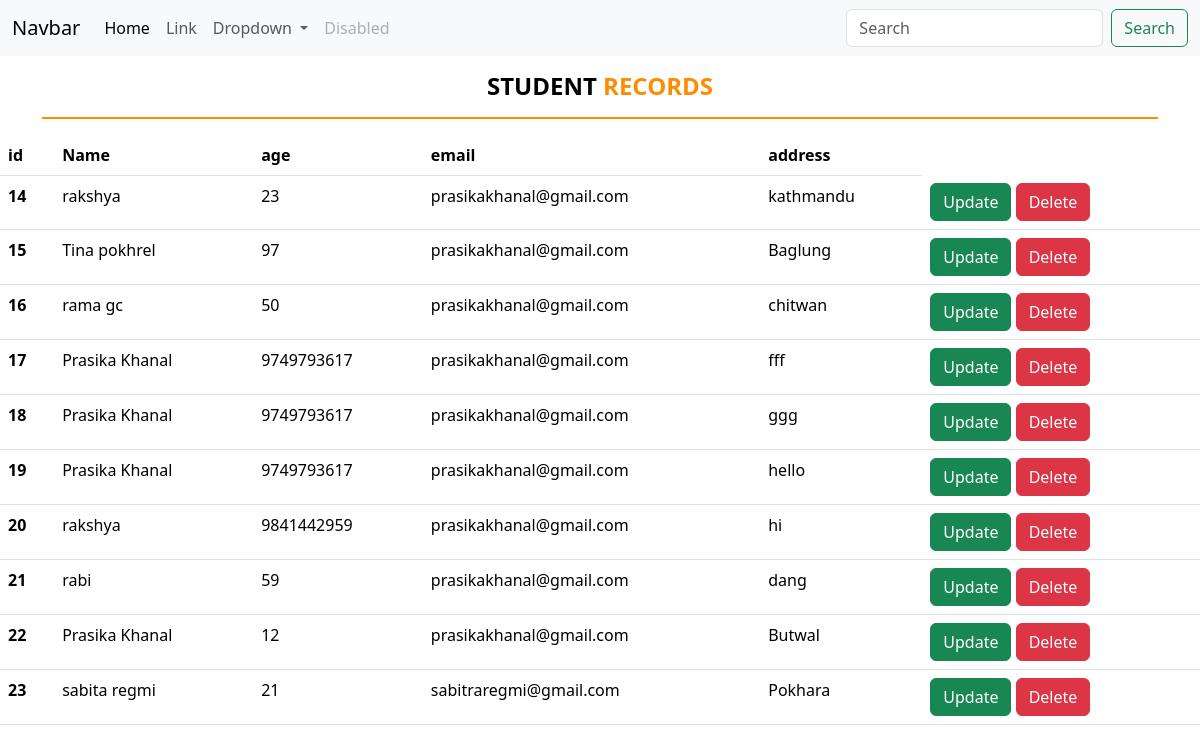
The page / on the database its author committed.
### crud_app/models.py (models this page shows)
class Student(models.Model):
    name=models.CharField(max_length=20)
    age=models.IntegerField()
    email=models.EmailField()
    address=models.TextField()
    isdelete = models. BooleanField (default = False)

### crud_app/views.py (the view)
# urls.py: path("",views.show,name='home'),
def show(request):
    data=Student.objects.filter (isdelete = False)
    return render(request,'home.html',{'a':data})

### crud_app/templates/home.html (shortened to what this page needs)
<!DOCTYPE html>
{% load static %}
<html lang="en">
<head>
    <link href="https://cdn.jsdelivr.net/npm/bootstrap@5.3.8/dist/css/bootstrap.min.css" rel="stylesheet">
    <link rel="stylesheet" href="https://cdnjs.cloudflare.com/ajax/libs/font-awesome/7.0.1/css/all.min.css" />
</head>
<body>
    <nav class="navbar navbar-expand-lg bg-body-tertiary">
  <div class="container-fluid">
    <a class="navbar-brand" href="#">Navbar</a>
    <div class="collapse navbar-collapse" id="navbarSupportedContent">
      <ul class="navbar-nav me-auto mb-2 mb-lg-0">
        <li class="nav-item">
          <a class="nav-link active" aria-current="page" href="#">Home</a>
        </li>
        <li class="nav-item">
          <a class="nav-link" href="#">Link</a>
        </li>
        <li class="nav-item dropdown">
          <a class="nav-link dropdown-toggle" href="#" role="button" data-bs-toggle="dropdown" aria-expanded="false">
            Dropdown
          </a>
        </li>
        <li class="nav-item">
          <a class="nav-link disabled" aria-disabled="true">Disabled</a>
        </li>
      </ul>
      <form class="d-flex" role="search">
        <input class="form-control me-2" type="search" placeholder="Search" aria-label="Search"/>
        <button class="btn btn-outline-success" type="submit">Search</button>
      </form>
    </div>
  </div>
    </nav>
    <div class="container mt-3">
    <h4 style="color: #FF8C00;" class="fw-bold text-center">
        <span style="color: black;">STUDENT</span> RECORDS
    </h4>
    <hr style="border-top: 2px solid #FF8C00; opacity: 1;">
</div>
    <table class="table">
  <thead>
    <tr>
      <th scope="col">id</th>
      <th scope="col">Name</th>
      <th scope="col">age</th>
      <th scope="col">email</th>
      <th scope="col">address</th>
   </tr>
  </thead>
  <tbody>
    {% for i in a %}
    <tr>
      <th scope="row">{{i.id}}</th>
      <td>{{i.name}}</td>
      <td>{{i.age}}</td>
      <td>{{i.email}}</td>
      <td>{{i.address}}</td>
      <td>
      <a href="{% url 'edit' i.id %}" class="btn btn-success">Update</a>
       <a href="{% url 'delete_data' i.id %}" class="btn btn-danger" onclick="return confirm('Are you sure you want to delete this record?');">Delete</a>
       </td>
    </tr>
    {% endfor %}
  </tbody>
</table>
</body>
</html>

### rows shown on the page
Student: id "14", name "rakshya", age "23", email "prasikakhanal@gmail.com", address "kathmandu"
Student: id "15", name "Tina pokhrel", age "97", email "prasikakhanal@gmail.com", address "Baglung"
Student: id "16", name "rama gc", age "50", email "prasikakhanal@gmail.com", address "chitwan"
Student: id "17", name "Prasika Khanal", age "9749793617", email "prasikakhanal@gmail.com", address "fff"
Student: id "18", name "Prasika Khanal", age "9749793617", email "prasikakhanal@gmail.com", address "ggg"
Student: id "19", name "Prasika Khanal", age "9749793617", email "prasikakhanal@gmail.com", address "hello"
Student: id "20", name "rakshya", age "9841442959", email "prasikakhanal@gmail.com", address "hi"
Student: id "21", name "rabi", age "59", email "prasikakhanal@gmail.com", address "dang"
Student: id "22", name "Prasika Khanal", age "12", email "prasikakhanal@gmail.com", address "Butwal"
Student: id "23", name "sabita regmi", age "21", email "sabitraregmi@gmail.com", address "Pokhara"
